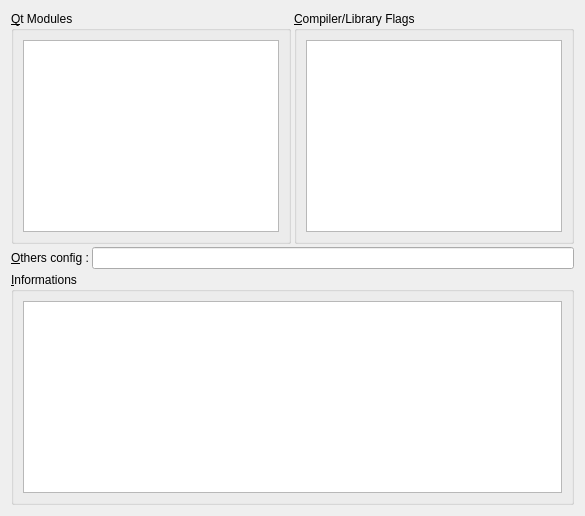
     <widget class="QWidget" name="wLibraries" >
      <layout class="QGridLayout" >
       <property name="horizontalSpacing" >
        <number>3</number>
       </property>
       <property name="verticalSpacing" >
        <number>3</number>
       </property>
       <item row="1" column="0" colspan="2" >
        <layout class="QHBoxLayout" >
         <property name="spacing" >
          <number>3</number>
         </property>
         <item>
          <widget class="QLabel" name="lConfig" >
           <property name="text" >
            <string>&amp;Others config :</string>
           </property>
           <property name="buddy" >
            <cstring>leConfig</cstring>
           </property>
          </widget>
         </item>
         <item>
          <widget class="QLineEdit" name="leConfig" />
         </item>
        </layout>
       </item>
       <item row="0" column="0" >
        <widget class="QGroupBox" name="gbQtModules" >
         <property name="title" >
          <string>&amp;Qt Modules</string>
         </property>
         <layout class="QVBoxLayout" >
          <property name="spacing" >
           <number>3</number>
          </property>
          <item>
           <widget class="QListWidget" name="lwQtModules" >
            <property name="statusTip" >
             <string>QT</string>
            </property>
           </widget>
          </item>
         </layout>
        </widget>
       </item>
       <item row="0" column="1" >
        <widget class="QGroupBox" name="gbCompilerFlags" >
         <property name="title" >
          <string>&amp;Compiler/Library Flags</string>
         </property>
         <layout class="QVBoxLayout" >
          <property name="spacing" >
           <number>3</number>
          </property>
          <item>
           <widget class="QListWidget" name="lwCompilerFlags" >
            <property name="statusTip" >
             <string>CONFIG</string>
            </property>
           </widget>
          </item>
         </layout>
        </widget>
       </item>
       <item row="2" column="0" colspan="2" >
        <widget class="QGroupBox" name="gbInformations" >
         <property name="sizePolicy" >
          <sizepolicy vsizetype="Expanding" hsizetype="Expanding" >
           <horstretch>99</horstretch>
           <verstretch>0</verstretch>
          </sizepolicy>
         </property>
         <property name="title" >
          <string>&amp;Informations</string>
         </property>
         <layout class="QVBoxLayout" >
          <property name="spacing" >
           <number>3</number>
          </property>
          <item>
           <widget class="QTextBrowser" name="tbInformations" />
          </item>
         </layout>
        </widget>
       </item>
      </layout>
     </widget>
